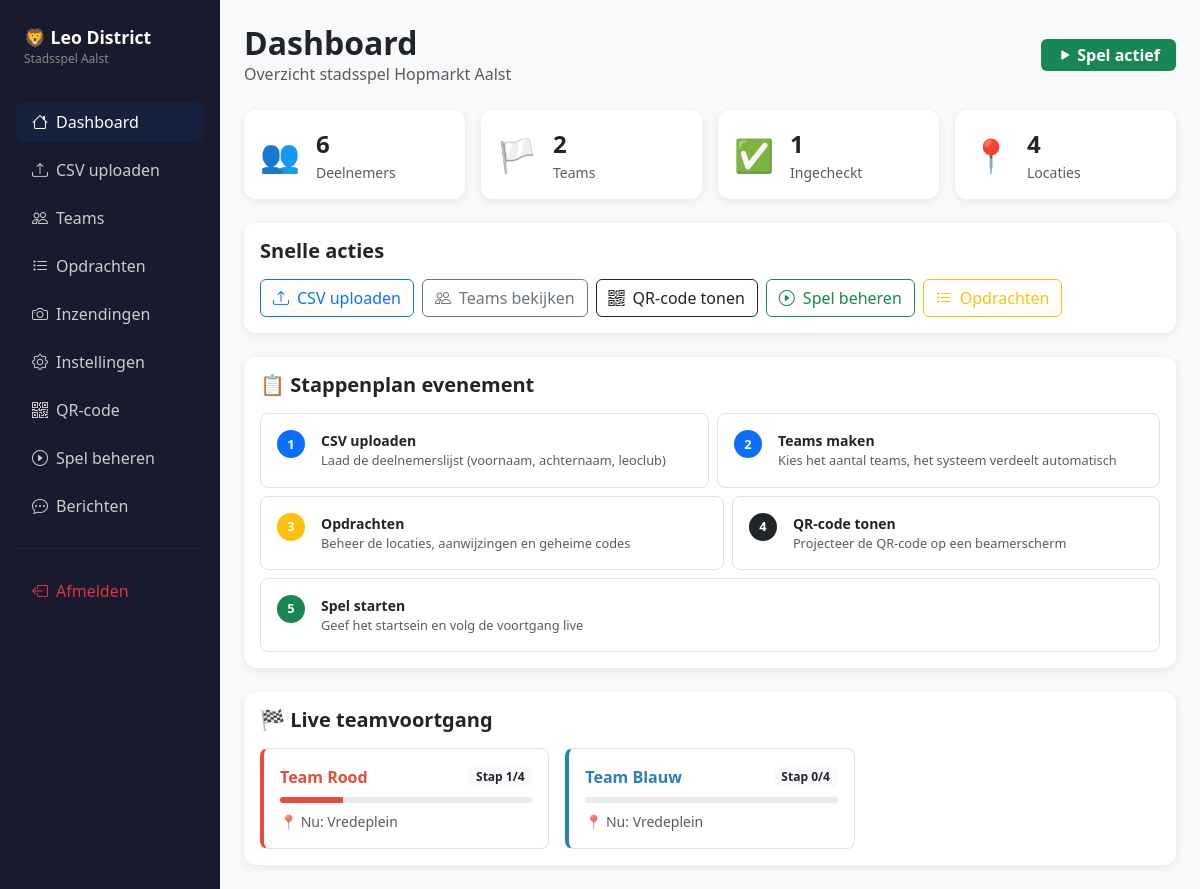
Screenshot of /admin (signed in) with the database file from the repository.
### app.py (models this page shows, shortened)
class Team(db.Model):
    id = db.Column(db.Integer, primary_key=True)
    name = db.Column(db.String(50), nullable=False)
    color = db.Column(db.String(20), nullable=False)
    bg_color = db.Column(db.String(20), nullable=False)
    label = db.Column(db.String(20), nullable=False)
    current_step = db.Column(db.Integer, default=0)
    route_json = db.Column(db.String(200), nullable=False, default="[]")
    finished = db.Column(db.Boolean, default=False)
    finished_at = db.Column(db.DateTime, nullable=True)
    members = db.relationship("Participant", backref="team", lazy=True)
    messages = db.relationship("Message", backref="team", lazy=True,
                               order_by="Message.sent_at")
    photo_submissions = db.relationship("PhotoSubmission", backref="team", lazy=True)
    @property
    def route(self):
        return json.loads(self.route_json)
    @property
    def total_steps(self):
        return len(self.route)
    @property
    def current_location(self):
        r = self.route
        if self.current_step < len(r):
            return Location.query.get(r[self.current_step])
        return None
    @property
    def progress_pct(self):
        total = self.total_steps
        if total == 0:
            return 0
        return int((self.current_step / total) * 100)

class Location(db.Model):
    id = db.Column(db.Integer, primary_key=True)
    order_index = db.Column(db.Integer, nullable=False, default=0)
    name = db.Column(db.String(100), nullable=False)
    emoji = db.Column(db.String(10), nullable=False, default="📍")
    clue = db.Column(db.Text, nullable=False, default="")
    challenge = db.Column(db.Text, nullable=False, default="")
    arrival_hint = db.Column(db.String(500), nullable=True)
    answer_type = db.Column(db.String(10), nullable=False, default="code")  # 'code' or 'photo'
    secret_code = db.Column(db.String(50), nullable=True)
    challenge_image = db.Column(db.String(200), nullable=True)  # optional image shown with the challenge
    submissions = db.relationship("PhotoSubmission", backref="location", lazy=True)

### app.py (the view)
@app.route("/admin/")
@app.route("/admin")
@admin_required
def admin_dashboard():
    locations = get_locations()
    teams = Team.query.all()
    return render_template(
        "admin/dashboard.html",
        settings=get_settings(),
        participant_count=Participant.query.count(),
        team_count=len(teams),
        checked_in=Participant.query.filter_by(checked_in=True).count(),
        teams=teams,
        locations=locations,
        locations_by_id={loc.id: loc for loc in locations},
        total_unread=Message.query.filter_by(sender_type="team", read_by_admin=False).count(),
        pending_submissions=pending_submissions_count(),
    )

### app.py (called while the page is built)
def get_settings():
    s = GameSettings.query.first()
    if not s:
        s = GameSettings()
        db.session.add(s)
        db.session.commit()
    return s

def get_locations():
    return Location.query.order_by(Location.order_index).all()

def admin_required(f):
    from functools import wraps
    @wraps(f)
    def decorated(*args, **kwargs):
        if not session.get("admin_logged_in"):
            return redirect(url_for("admin_login"))
        return f(*args, **kwargs)
    return decorated

def pending_submissions_count():
    return PhotoSubmission.query.filter_by(status="pending").count()

### templates/admin/dashboard.html (shortened to what this page needs)
{% extends "base_admin.html" %}
{% block content %}
<div class="d-flex align-items-center mb-4">
  <div>
    <h2 class="fw-bold mb-0">Dashboard</h2>
    <p class="text-muted mb-0">Overzicht stadsspel Hopmarkt Aalst</p>
  </div>
  <div class="ms-auto">
    {% if settings.game_started %}
    <span class="badge bg-success fs-6 px-3 py-2"><i class="bi bi-play-fill me-1"></i>Spel actief</span>
    {% else %}
    <span class="badge bg-secondary fs-6 px-3 py-2"><i class="bi bi-pause-fill me-1"></i>Spel niet gestart</span>
    {% endif %}
  </div>
</div>
<div class="row g-3 mb-4">
  <div class="col-sm-6 col-xl-3">
    <div class="card h-100 p-3">
      <div class="d-flex align-items-center gap-3">
        <div class="fs-2">👥</div>
        <div>
          <div class="fs-4 fw-bold">{{ participant_count }}</div>
          <div class="text-muted small">Deelnemers</div>
        </div>
      </div>
    </div>
  </div>
  <div class="col-sm-6 col-xl-3">
    <div class="card h-100 p-3">
      <div class="d-flex align-items-center gap-3">
        <div class="fs-2">🏳️</div>
        <div>
          <div class="fs-4 fw-bold">{{ team_count }}</div>
          <div class="text-muted small">Teams</div>
        </div>
      </div>
    </div>
  </div>
  <div class="col-sm-6 col-xl-3">
    <div class="card h-100 p-3">
      <div class="d-flex align-items-center gap-3">
        <div class="fs-2">✅</div>
        <div>
          <div class="fs-4 fw-bold">{{ checked_in }}</div>
          <div class="text-muted small">Ingecheckt</div>
        </div>
      </div>
    </div>
  </div>
  <div class="col-sm-6 col-xl-3">
    <div class="card h-100 p-3">
      <div class="d-flex align-items-center gap-3">
        <div class="fs-2">📍</div>
        <div>
          <div class="fs-4 fw-bold">{{ locations|length }}</div>
          <div class="text-muted small">Locaties</div>
        </div>
      </div>
    </div>
  </div>
</div>
<div class="card mb-4">
  <div class="card-body">
    <h5 class="fw-bold mb-3">Snelle acties</h5>
    <div class="d-flex flex-wrap gap-2">
      <a href="{{ url_for('admin_upload') }}" class="btn btn-outline-primary">
        <i class="bi bi-upload me-2"></i>CSV uploaden
      </a>
      <a href="{{ url_for('admin_groups') }}" class="btn btn-outline-secondary">
        <i class="bi bi-people me-2"></i>Teams bekijken
      </a>
      <a href="{{ url_for('admin_qr') }}" class="btn btn-outline-dark">
        <i class="bi bi-qr-code me-2"></i>QR-code tonen
      </a>
      <a href="{{ url_for('admin_game') }}" class="btn btn-outline-success">
        <i class="bi bi-play-circle me-2"></i>Spel beheren
      </a>
      <a href="{{ url_for('admin_opdrachten') }}" class="btn btn-outline-warning">
        <i class="bi bi-list-task me-2"></i>Opdrachten
      </a>
    </div>
  </div>
</div>
<div class="card mb-4">
  <div class="card-body">
    <h5 class="fw-bold mb-3">📋 Stappenplan evenement</h5>
    <div class="row g-2">
      {% set steps = [
        ("1", "CSV uploaden", "Laad de deelnemerslijst (voornaam, achternaam, leoclub)", "upload", "primary"),
        ("2", "Teams maken", "Kies het aantal teams, het systeem verdeelt automatisch", "groups", "primary"),
        ("3", "Opdrachten", "Beheer de locaties, aanwijzingen en geheime codes", "opdrachten", "warning"),
        ("4", "QR-code tonen", "Projecteer de QR-code op een beamerscherm", "qr", "dark"),
        ("5", "Spel starten", "Geef het startsein en volg de voortgang live", "game", "success"),
      ] %}
      {% for num, title, desc, endpoint, color in steps %}
      <div class="col-12 col-md-6 col-xl-auto flex-xl-fill">
        <div class="border rounded-3 p-3 h-100 d-flex align-items-start gap-3">
          <span class="step-badge bg-{{ color }} text-white">{{ num }}</span>
          <div>
            <div class="fw-semibold small">{{ title }}</div>
            <div class="text-muted" style="font-size:.8rem;">{{ desc }}</div>
          </div>
        </div>
      </div>
      {% endfor %}
    </div>
  </div>
</div>
{% if teams %}
<div class="card">
  <div class="card-body">
    <h5 class="fw-bold mb-3">🏁 Live teamvoortgang</h5>
    <div class="row g-3" id="team-progress-preview">
      {% for team in teams %}
      <div class="col-sm-6 col-xl-4">
        <div class="border rounded-3 p-3" style="border-left: 4px solid {{ team.color }} !important;">
          <div class="d-flex align-items-center mb-2">
            <span class="fw-bold" style="color:{{ team.color }}">{{ team.name }}</span>
            {% if team.finished %}
            <span class="badge bg-success ms-auto">Klaar! 🎉</span>
            {% else %}
            <span class="badge bg-light text-dark ms-auto">Stap {{ team.current_step }}/{{ team.total_steps }}</span>
            {% endif %}
          </div>
          <div class="progress mb-2" style="height:6px;">
            <div class="progress-bar" style="width:{{ team.progress_pct }}%; background:{{ team.color }}"></div>
          </div>
          <div class="text-muted small">
            {% if team.current_location %}
              📍 Nu: {{ team.current_location.name }}
            {% else %}
              🎉 Alle locaties bezocht!
            {% endif %}
          </div>
        </div>
      </div>
      {% endfor %}
    </div>
  </div>
</div>
{% endif %}
{% endblock %}

### templates/base_admin.html (style rules this page uses)
body { background: #f8f9fa; }
.card { border: none; border-radius: 12px; box-shadow: 0 2px 8px rgba(0,0,0,.08); }
.step-badge { width: 28px; height: 28px; border-radius: 50%; display: inline-flex; align-items: center; justify-content: center; font-size: 0.8rem; font-weight: 700; }

### rows the page displays
Team: name "Team Rood", current_step "1", total_steps "4", current_location.name "Vredeplein"
Team: name "Team Blauw", current_step "0", total_steps "4", current_location.name "Vredeplein"

### other values shown
{{ participant_count }} "6"
{{ team_count }} "2"
{{ checked_in }} "1"
{{ locations|length }} "4"
{{ num }} "1" "2" "3" "4" "5"
{{ title }} "CSV uploaden" "Teams maken" "Opdrachten" "QR-code tonen" "Spel starten"
{{ desc }} "Laad de deelnemerslijst (voornaam, achternaam, leoclub)" "Kies het aantal teams, het systeem verdeelt automatisch" "Beheer de locaties, aanwijzingen en geheime codes" "Projecteer de QR-code op een beamerscherm" "Geef het startsein en volg de voortgang live"
